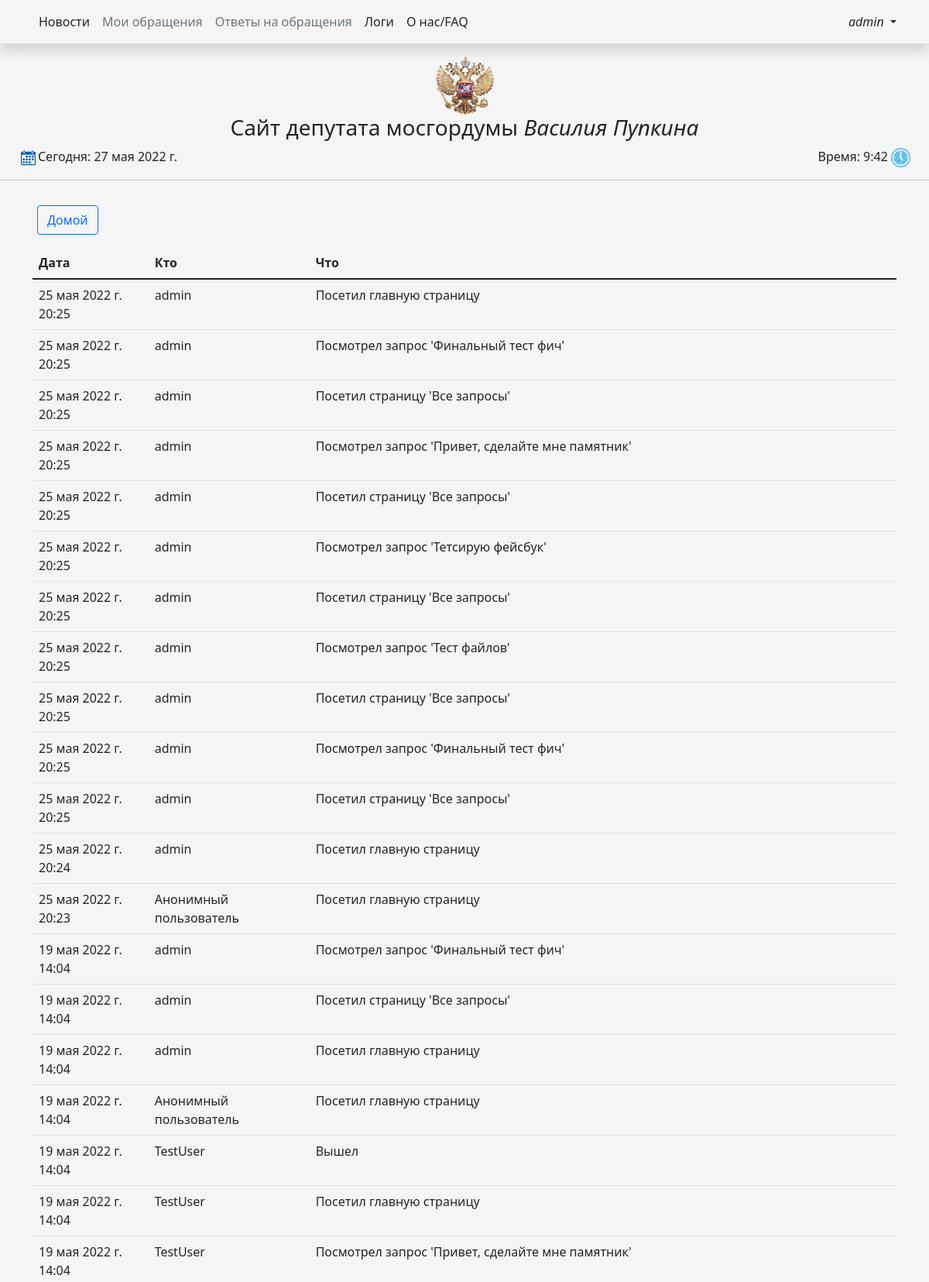
Page /logs/ (signed in, upper part) on the committed database.
### gosduma/models.py (models this page shows)
class Logs(models.Model):
    date = models.DateTimeField(auto_now_add=True, verbose_name='Время')
    author = models.CharField(max_length=255, verbose_name='Кто')
    log = models.CharField(max_length=255, verbose_name='Что сделал')
    class Meta:
        verbose_name = 'лог'
        verbose_name_plural = 'логи'
        ordering = ['-id']

### gosduma/views.py (the view)
# urls.py: path('logs/', show_logs, name='logs'),
@login_required
def show_logs(request):
    return render(request, 'Showlogs.html', {'header': 'Логи', 'logs': Logs.objects.all()})

### gosduma/views.py (called while the page is built)
@register.filter
def get_date(value):
    now = datetime.now()
    return now.date()

@register.filter
def get_time(value):
    now = datetime.now()
    return now.time()

### templates/Showlogs.html (shortened to what this page needs)
{% extends 'base.html' %}
{% block content %}
    <div class="container">
    <table class="table">
  <thead class="thead-dark">
    <tr>
      <th scope="col">Дата</th>
      <th scope="col">Кто</th>
      <th scope="col">Что</th>
    </tr>
  </thead>
  <tbody>
  {% for l in logs %}
    <tr>
      <td>{{ l.date }}</td>
      <td>{{ l.author }}</td>
      <td>{{ l.log }}</td>
    </tr>
  {% endfor %}
  </tbody>
</table>
    </div>
{% endblock %}

### templates/base.html (shortened to what this page needs)
{% load static %}
<!doctype html>
<html lang="en">
<head>
    <link href="https://cdn.jsdelivr.net/npm/bootstrap@5.1.3/dist/css/bootstrap.min.css" rel="stylesheet"
>
</head>
<body>
    <div class="container">
        <div class="d-flex flex-wrap align-items-center justify-content-center justify-content-lg-start">
            <ul class="nav col-12 col-lg-auto me-lg-auto mb-2 justify-content-center mb-md-0">
                <li><a href="{% url 'index' %}" class="nav-link px-2 link-dark">Новости</a></li>
                {% if user.is_superuser %}
                    <li><a class="nav-link px-2 link-dark text-muted">Мои обращения</a></li>
                    <li><a class="nav-link px-2 link-dark text-muted">Ответы на обращения</a></li>
                    <li><a class="nav-link px-2 link-dark" href="{% url 'logs' %}">Логи</a></li>
                {% endif %}
                <li><a href="{% url 'about' %}" class="nav-link px-2 link-dark">О нас/FAQ</a></li>
            </ul>
            <div class="dropdown text-end">
                <a href="#" class="d-block link-dark text-decoration-none dropdown-toggle" id="dropdownUser1"
                   data-bs-toggle="dropdown" aria-expanded="false">
                    {% if user.is_authenticated %}
                        <i>{{ user.username }}</i>
                        {% if user.is_superuser %}
                            </a>
                        {% endif %}
                    {% endif %}
            </div>
        </div>
    </div>
<div class="d-flex justify-content-center">
    <img rel="shortcut icon" src="{% static 'gerb.png' %}" alt="Герб" style="height: 75px">
</div>
<div class="d-flex justify-content-between">
    <div class="ms-4"><img src="{% static 'date.png' %}" style="height: 25px"
                           alt="Дата"><a>Сегодня: {{ a|get_date }}</a></div>
    <div class="me-4"> Время: {{ a|get_time }} <img src="{% static 'time.png' %}" style="height: 25px" alt="Время">
    </div>
</div>
<hr>
{% if  request.path != '/' %}
    <a type="button" class="btn btn-outline-primary ms-5 my-3" href="{% url 'index' %}">Домой</a>
{% endif %}
{% block content %}
{% endblock %}
</body>
</html>

### templates/base.html (style rules this page uses)
body { background-color: whitesmoke; }

### rows in the picture
Logs: date "25 мая 2022 г. 20:25", author "admin", log "Посетил главную страницу"
Logs: date "25 мая 2022 г. 20:25", author "admin", log "Посмотрел запрос 'Финальный тест фич'"
Logs: date "25 мая 2022 г. 20:25", author "admin", log "Посетил страницу 'Все запросы'"
Logs: date "25 мая 2022 г. 20:25", author "admin", log "Посмотрел запрос 'Привет, сделайте мне памятник'"
Logs: date "25 мая 2022 г. 20:25", author "admin", log "Посетил страницу 'Все запросы'"
Logs: date "25 мая 2022 г. 20:25", author "admin", log "Посмотрел запрос 'Тетсирую фейсбук'"
Logs: date "25 мая 2022 г. 20:25", author "admin", log "Посетил страницу 'Все запросы'"
Logs: date "25 мая 2022 г. 20:25", author "admin", log "Посмотрел запрос 'Тест файлов'"
Logs: date "25 мая 2022 г. 20:25", author "admin", log "Посетил страницу 'Все запросы'"
Logs: date "25 мая 2022 г. 20:25", author "admin", log "Посмотрел запрос 'Финальный тест фич'"
Logs: date "25 мая 2022 г. 20:25", author "admin", log "Посетил страницу 'Все запросы'"
Logs: date "25 мая 2022 г. 20:24", author "admin", log "Посетил главную страницу"
Logs: date "25 мая 2022 г. 20:23", author "Анонимный пользователь", log "Посетил главную страницу"
Logs: date "19 мая 2022 г. 14:04", author "admin", log "Посмотрел запрос 'Финальный тест фич'"
Logs: date "19 мая 2022 г. 14:04", author "admin", log "Посетил страницу 'Все запросы'"
Logs: date "19 мая 2022 г. 14:04", author "admin", log "Посетил главную страницу"
Logs: date "19 мая 2022 г. 14:04", author "Анонимный пользователь", log "Посетил главную страницу"
Logs: date "19 мая 2022 г. 14:04", author "TestUser", log "Вышел"
Logs: date "19 мая 2022 г. 14:04", author "TestUser", log "Посетил главную страницу"
Logs: date "19 мая 2022 г. 14:04", author "TestUser", log "Посмотрел запрос 'Привет, сделайте мне памятник'"

### other values in the picture
{{ user.username }} "admin"
{{ a|get_date }} "27 мая 2022 г."
{{ a|get_time }} "9:42"
